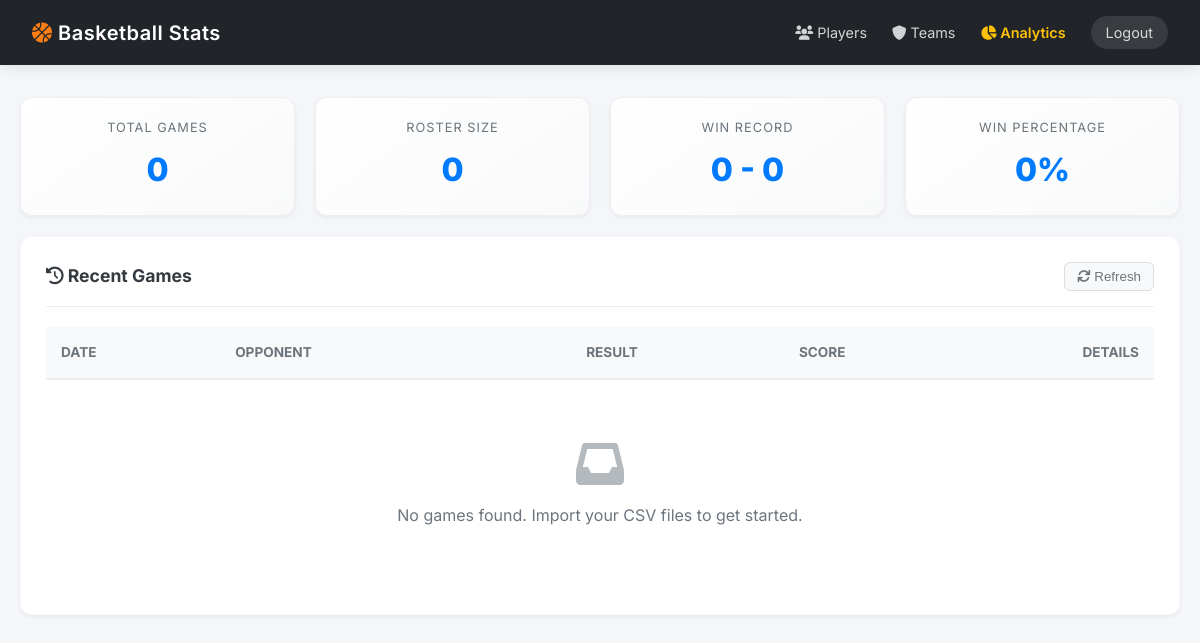
Before: /teams/ArdensSedriano (signed in) with the older database file.
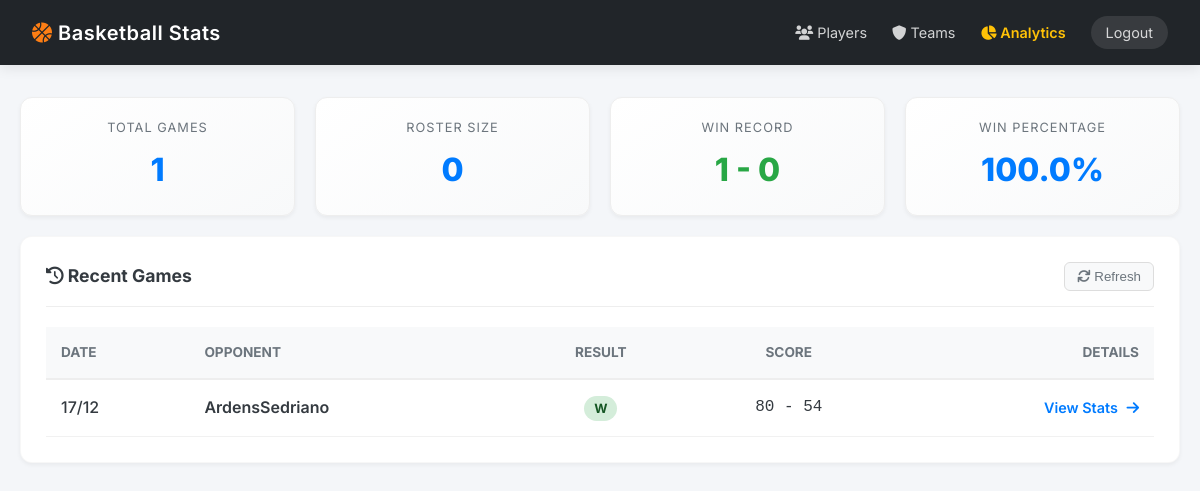
After: the same page with the newer database file.
### core/models.py (models this page shows)
class Game(db.Model):
    __tablename__ = "games"
    id = db.Column(db.Integer, primary_key=True)
    date = db.Column(db.String(10), nullable=False)
    opponent = db.Column(db.String(100), nullable=False)
    team_score = db.Column(db.Integer, nullable=False)
    opponent_score = db.Column(db.Integer, nullable=False)
    result = db.Column(db.String(1), nullable=False)
    game_type = db.Column(db.String(20), nullable=False)
    sort_date = db.Column(db.String(10), nullable=False)
    @property
    def score_display(self):
        return f"{self.team_score} - {self.opponent_score}"

### web/routes/main.py (the view)
@main_bp.route("/teams/<opponent_name>")
@login_required
def opponent_games(opponent_name):
    games = (
        Game.query.filter_by(opponent=opponent_name)
        .order_by(Game.sort_date.desc())
        .all()
    )
    wins = sum(1 for g in games if g.result == "W")
    losses = len(games) - wins
    return render_template(
        "index.html",
        games=games,
        stats={"games": len(games), "players": 0, "wins": wins, "losses": losses},
    )

### web/__init__.py (called while the page is built)
def create_app(config_name: str = None) -> Flask:
    app = Flask(__name__)
    config = get_config(config_name)
    app.config.from_object(config)
    setup_logging(app, config)
    db.init_app(app)
    bcrypt.init_app(app)
    csrf.init_app(app)
    cache.init_app(app)
    limiter.init_app(app)
    login_manager.init_app(app)
    login_manager.login_view = "auth.login"
    login_manager.login_message = "Please log in to access this page."
    login_manager.login_message_category = "info"
    @login_manager.user_loader
    def load_user(user_id):
        return User.query.get(int(user_id))
    register_blueprints(app)
    return app

### web/templates/index.html (shortened to what the changed rows need)
<!doctype html>
<html lang="en">
    <head>
        <link
            rel="stylesheet"
            href="{{ url_for('static', filename='css/style.css') }}"
        />
        <link
            rel="stylesheet"
            href="https://cdnjs.cloudflare.com/ajax/libs/font-awesome/6.0.0/css/all.min.css"
        />
    </head>
    <body>
        <div class="header">
            <h1>
                <i class="fas fa-basketball-ball" style="color: #fd7e14"></i>
                Basketball Stats
            </h1>
        </div>
        <div class="container">
            <div class="metrics-row">
                <div class="metric-card">
                    <div class="label">Total Games</div>
                    <div class="value">{{ stats.games }}</div>
                </div>
                <div class="metric-card">
                    <div class="label">Win Record</div>
                    <div
                        class="value"
                        style="color: {{ 'var(--success)' if stats.wins > stats.losses else 'var(--primary)' }}"
                    >
                        {{ stats.wins }} - {{ stats.losses }}
                    </div>
                </div>
                <div class="metric-card">
                    <div class="label">Win Percentage</div>
                    <div class="value">
                        {% if stats.games > 0 %} {{ (stats.wins / stats.games *
                        100)|round(1) }}% {% else %} 0% {% endif %}
                    </div>
                </div>
            </div>
            <div class="panel">
                <div style="overflow-x: auto">
                    <table style="width: 100%; border-collapse: collapse">
                        <thead>
                            <tr
                                style="
                                    background: #f8f9fa;
                                    border-bottom: 2px solid #eee;
                                "
                            >
                                <th
                                    style="
                                        padding: 15px;
                                        text-align: left;
                                        color: var(--text-muted);
                                        font-size: 0.85rem;
                                        text-transform: uppercase;
                                    "
                                >
                                    Date
                                </th>
                                <th
                                    style="
                                        padding: 15px;
                                        text-align: left;
                                        color: var(--text-muted);
                                        font-size: 0.85rem;
                                        text-transform: uppercase;
                                    "
                                >
                                    Opponent
                                </th>
                                <th
                                    style="
                                        padding: 15px;
                                        text-align: center;
                                        color: var(--text-muted);
                                        font-size: 0.85rem;
                                        text-transform: uppercase;
                                    "
                                >
                                    Result
                                </th>
                                <th
                                    style="
                                        padding: 15px;
                                        text-align: center;
                                        color: var(--text-muted);
                                        font-size: 0.85rem;
                                        text-transform: uppercase;
                                    "
                                >
                                    Score
                                </th>
                                <th
                                    style="
                                        padding: 15px;
                                        text-align: right;
                                        color: var(--text-muted);
                                        font-size: 0.85rem;
                                        text-transform: uppercase;
                                    "
                                >
                                    Details
                                </th>
                            </tr>
                        </thead>
                        <tbody>
                            {% for game in games %}
                            <tr
                                style="
                                    border-bottom: 1px solid #f1f1f1;
                                    transition: background 0.2s;
                                "
                            >
                                <td style="padding: 15px; font-weight: 500">
                                    {{ game.date }}
                                </td>
                                <td
                                    style="
                                        padding: 15px;
                                        font-weight: 600;
                                        color: var(--text-main);
                                    "
                                >
                                    {{ game.opponent }}
                                </td>
                                <td style="padding: 15px; text-align: center">
                                    <span
                                        style="padding: 5px 10px; border-radius: 20px; font-size: 0.8rem; font-weight: 700;
                                      background: {{ '#d4edda' if game.result == 'W' else '#f8d7da' }};
                                      color: {{ '#155724' if game.result == 'W' else '#721c24' }};"
                                    >
                                        {{ game.result }}
                                    </span>
                                </td>
                                <td
                                    style="
                                        padding: 15px;
                                        text-align: center;
                                        font-family: monospace;
                                        font-size: 1rem;
                                    "
                                >
                                    {{ game.score_display }}
                                </td>
                                <td style="padding: 15px; text-align: right">
                                    <a
                                        href="{{ url_for('main.game_detail', game_id=game.id) }}"
                                        style="
                                            color: var(--primary);
                                            text-decoration: none;
                                            font-weight: 600;
                                            font-size: 0.9rem;
                                        "
                                    >
                                        View Stats
                                        <i
                                            class="fas fa-arrow-right"
                                            style="margin-left: 5px"
                                        ></i>
                                    </a>
                                </td>
                            </tr>
                            {% endfor %}
                        </tbody>
                    </table>
                </div>
                {% if not games %}
                <div
                    style="
                        text-align: center;
                        padding: 60px;
                        color: var(--text-muted);
                    "
                >
                    <i
                        class="fas fa-inbox"
                        style="
                            font-size: 48px;
                            margin-bottom: 15px;
                            opacity: 0.5;
                        "
                    ></i>
                    <p>No games found. Import your CSV files to get started.</p>
                </div>
                {% endif %}
            </div>
        </div>
    </body>
</html>

Changed rows visible on the page:
added Game: date "17/12", opponent "ArdensSedriano", result "W", score_display "80 - 54"
Other visible differences:
{{ stats.games }}: "0" → "1"
{{ stats.wins }}: "0" → "1"
{{ (stats.wins / stats.games *
                        100)|round(1) }}: (not shown) → "100.0"
text no longer shown: "0% No games found. Import your CSV files to get started."
